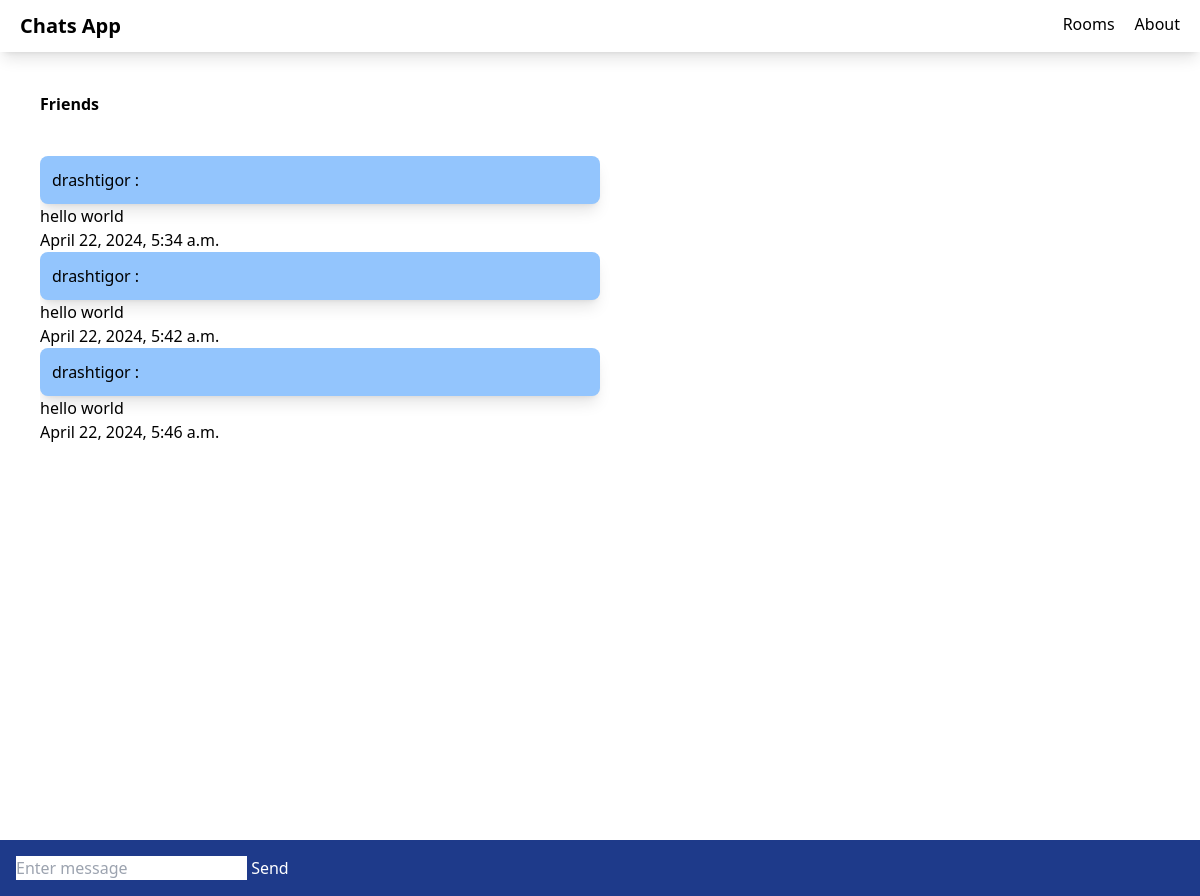
Page /friends/ on the committed database.
### app/models.py (models this page shows, shortened)
class ChatRoom(models.Model):
    name = models.CharField(max_length=100)
    slug = models.SlugField(unique=True)

class ChatMessage(models.Model):
    user = models.ForeignKey(User, on_delete=models.CASCADE)
    room = models.ForeignKey(ChatRoom, on_delete=models.CASCADE)
    message_content = models.TextField()
    date = models.DateTimeField(auto_now=True)
    class Meta:
        ordering = ('date',)

### app/views.py (the view)
# urls.py: path("<slug:slug>/",views.chatroom,name='chatroom')
def chatroom(request,slug):
    chatroom = ChatRoom.objects.get(slug=slug)
    messages = ChatMessage.objects.filter(room=chatroom)[0:30]
    return render(request,'app/room.html',{'chatroom':chatroom,'messages':messages})

### app/templates/app/room.html (shortened to what this page needs)
{% extends 'app/base.html' %}
{% block body %}
<div class="m-10 font-bold" >
    {{chatroom.name}}
</div>
<div class="message-container m-10 overflow-auto h-[700px]" id="message-container">
    <div id="chat-messages">
        {% for message in messages %}
        <div class="message shadow-lg p-3 rounded-lg w-1/2 bg-blue-300">
            {{ message.user.username }} :
        </div>
        <div>
            {{ message.message_content }}
        </div>
        <div>
            {{ message.date }}
        </div>
        {% endfor %}
    </div>
</div>
<div class="form-container fixed inset-x-0 bottom-0 bg-blue-900 p-4">
    <form method="post">
        <input id="message-input" type="text" name="message" placeholder="Enter message">
        <button id="send-button" type="submit" style="color: white;">Send</button>
    </form>
</div>
{% endblock %}

### app/templates/app/base.html (shortened to what this page needs)
<!DOCTYPE html>
<html lang="en">
<head>
    <script src="https://cdn.tailwindcss.com"></script>
</head>
<body>
    <nav class="shadow-lg">
        <div class="contatainer flex flex-wrap justify-between mx-auto">
            <a class="flex items-center" href="">
                <div class="m-3 ml-5 container self-center text-xl font-semibold flex">
                    Chats App
                </div>
            </a>
            <div>
                <ul class="flex m-3 mr-5">
                    <li><a href="">Rooms</a></li>
                    <li class="ml-5"><a href="">About</a></li>
                </ul>
            </div>
        </div>
    </nav>
    {% block body %}
    {% endblock %}
</body>
</html>

### rows in the picture
ChatRoom: name "Friends"
ChatMessage: user.username "drashtigor", message_content "hello world", date "April 22, 2024, 5:34 a.m."
ChatMessage: user.username "drashtigor", message_content "hello world", date "April 22, 2024, 5:42 a.m."
ChatMessage: user.username "drashtigor", message_content "hello world", date "April 22, 2024, 5:46 a.m."
